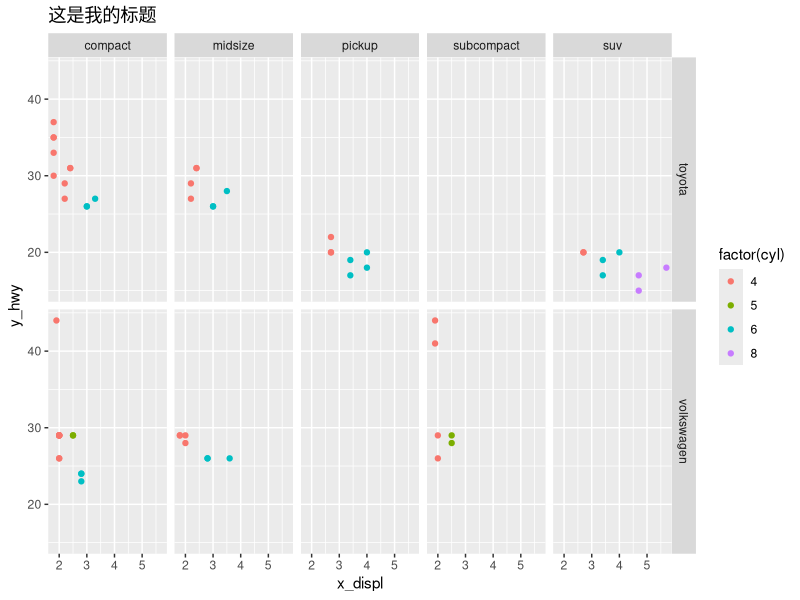
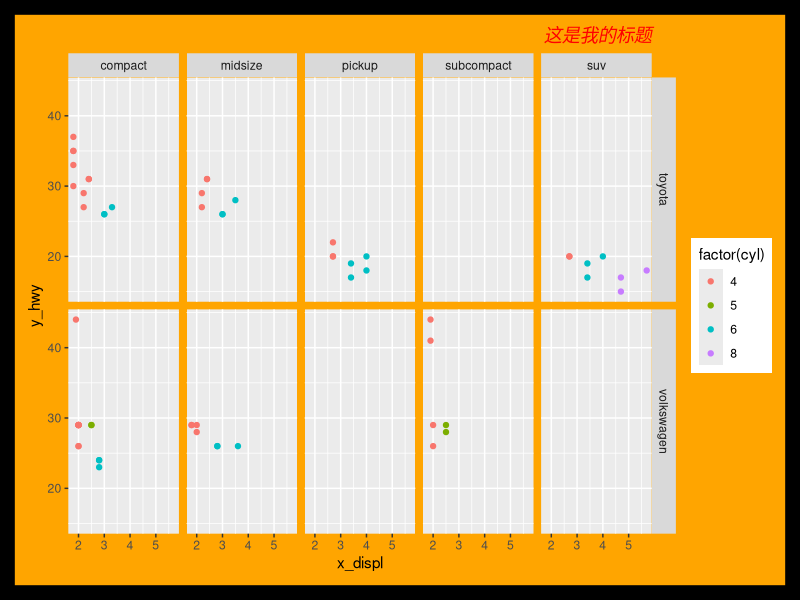
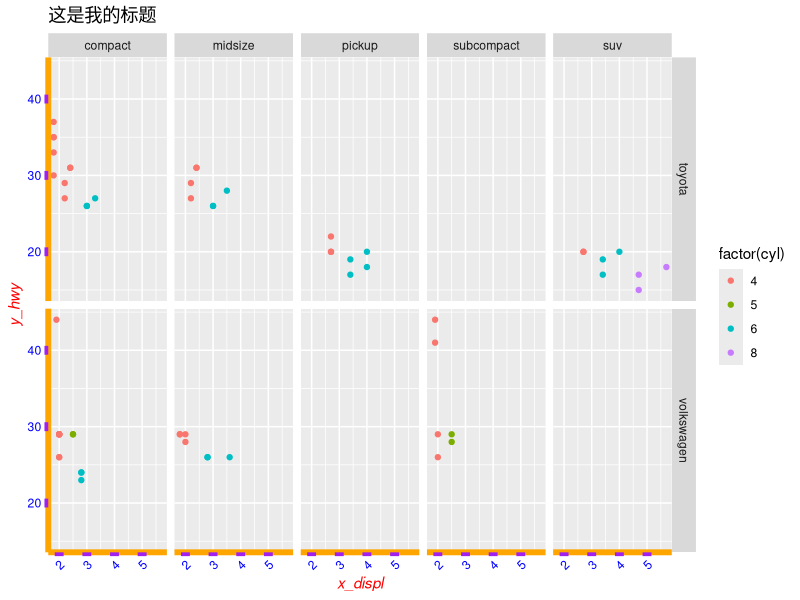
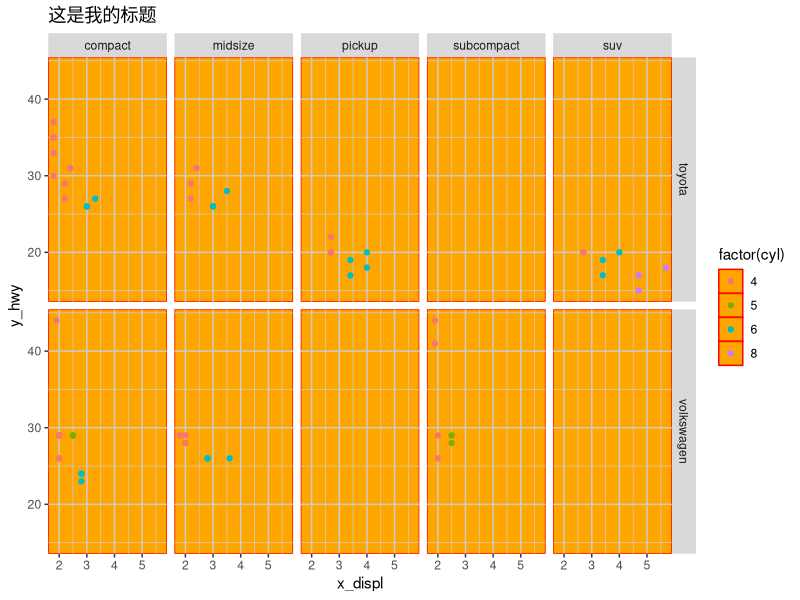
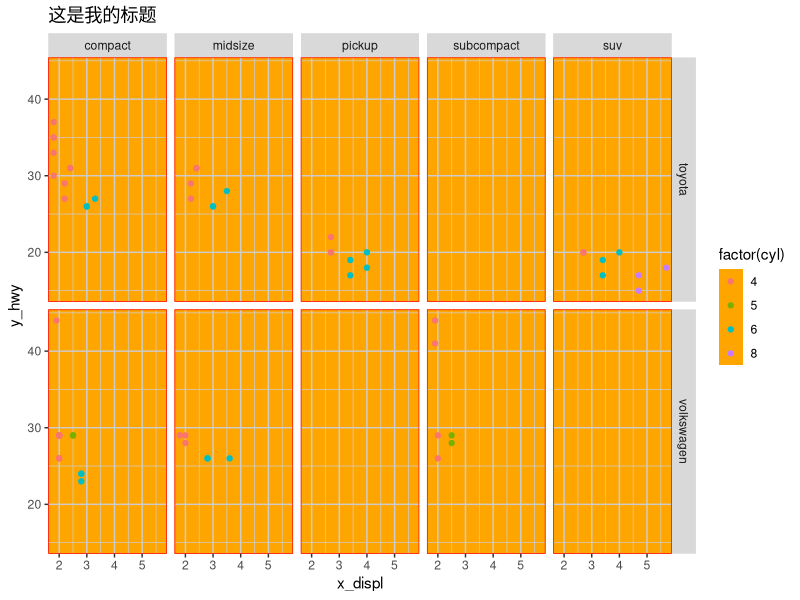
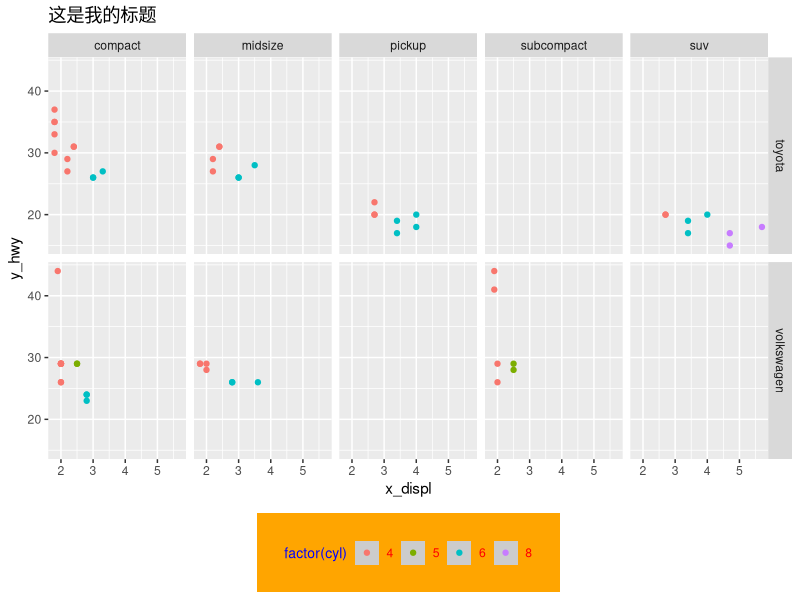
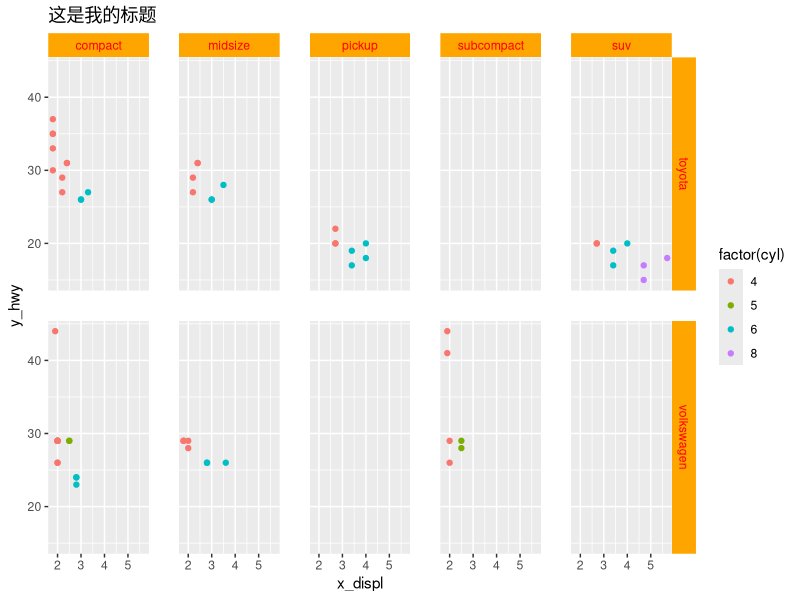

Reproduce these figures in R, in order. (Note: this script raises an error after producing the figures.)
## ---- chunk 1
library(tidyverse)
## ---- chunk 2
glimpse(mpg)
## ---- chunk 3
df <- mpg %>%
   filter(class != "2seater", manufacturer %in% c("toyota", "volkswagen"))
df
## ---- chunk 4
df %>% 
  ggplot(aes(x = displ, y = hwy, color = factor(cyl))) +
  geom_point() +
  facet_grid(vars(manufacturer), vars(class)) +
  ggtitle("这是我的标题") +
  labs(x = "x_displ", y = "y_hwy")
## ---- chunk 5
df %>% 
  ggplot(aes(x = displ, y = hwy, color = factor(cyl))) +
  geom_point() +
  facet_grid(vars(manufacturer), vars(class)) +
  ggtitle("这是我的标题") +
  labs(x = "x_displ", y = "y_hwy") +
  
  theme(
    plot.background = element_rect(fill = "orange", color ="black", size = 10),
    plot.title = element_text(hjust = 1, color = "red", face = "italic"), 
    plot.margin = margin(t = 20, r = 20, b = 20, l = 20, unit ="pt")
 )
## ---- chunk 6
df %>% 
  ggplot(aes(x = displ, y = hwy, color = factor(cyl))) +
  geom_point() +
  facet_grid(vars(manufacturer), vars(class)) +
  ggtitle("这是我的标题") +
  labs(x = "x_displ", y = "y_hwy") +
  
  theme(
    axis.line = element_line(color = "orange", size = 2),
    axis.title = element_text(color = "red", face = "italic"), 
    axis.ticks = element_line(color = "purple", size = 3),
    axis.text = element_text(color = "blue"),
    axis.text.x = element_text(angle = 45, hjust = 1)
 )
## ---- chunk 7
df %>% 
  ggplot(aes(x = displ, y = hwy, color = factor(cyl))) +
  geom_point() +
  facet_grid(vars(manufacturer), vars(class)) +
  ggtitle("这是我的标题") +
  labs(x = "x_displ", y = "y_hwy") +
  
  theme(
    panel.background = element_rect(fill = "orange", color = "red"),
    panel.grid = element_line(color = "grey80", size = 0.5)
 )
## ---- chunk 8
df %>% 
  ggplot(aes(x = displ, y = hwy, color = factor(cyl))) +
  geom_point() +
  facet_grid(vars(manufacturer), vars(class)) +
  ggtitle("这是我的标题") +
  labs(x = "x_displ", y = "y_hwy") +
  
  theme(
    panel.background = element_rect(fill = "orange"),
    panel.grid = element_line(color = "grey80", size = 0.5), 
    panel.border = element_rect(color = "red", fill = NA)
 )
## ---- chunk 9
df %>% 
  ggplot(aes(x = displ, y = hwy, color = factor(cyl))) +
  geom_point() +
  facet_grid(vars(manufacturer), vars(class)) +
  ggtitle("这是我的标题") +
  labs(x = "x_displ", y = "y_hwy") +
  
  theme(
    legend.background = element_rect(fill = "orange"),
    legend.title = element_text(color = "blue", size = 10),
    legend.key = element_rect(fill = "grey80"), 
    legend.text = element_text(color = "red"),
    legend.margin = margin(t = 20, r = 20, b = 20, l = 20, unit ="pt"),
    legend.position = "bottom"
 )
## ---- chunk 10
df %>% 
  ggplot(aes(x = displ, y = hwy, color = factor(cyl))) +
  geom_point() +
  facet_grid(vars(manufacturer), vars(class)) +
  ggtitle("这是我的标题") +
  labs(x = "x_displ", y = "y_hwy") +
  
  theme(
    strip.background = element_rect(fill = "orange"),
    strip.text = element_text(color = "red"),
    panel.spacing = unit(0.3, "inch")#,
    #strip.switch.pad.grid = 
 )
## ---- chunk 11
knitr::include_graphics("images/ggplot2-themes.png")
